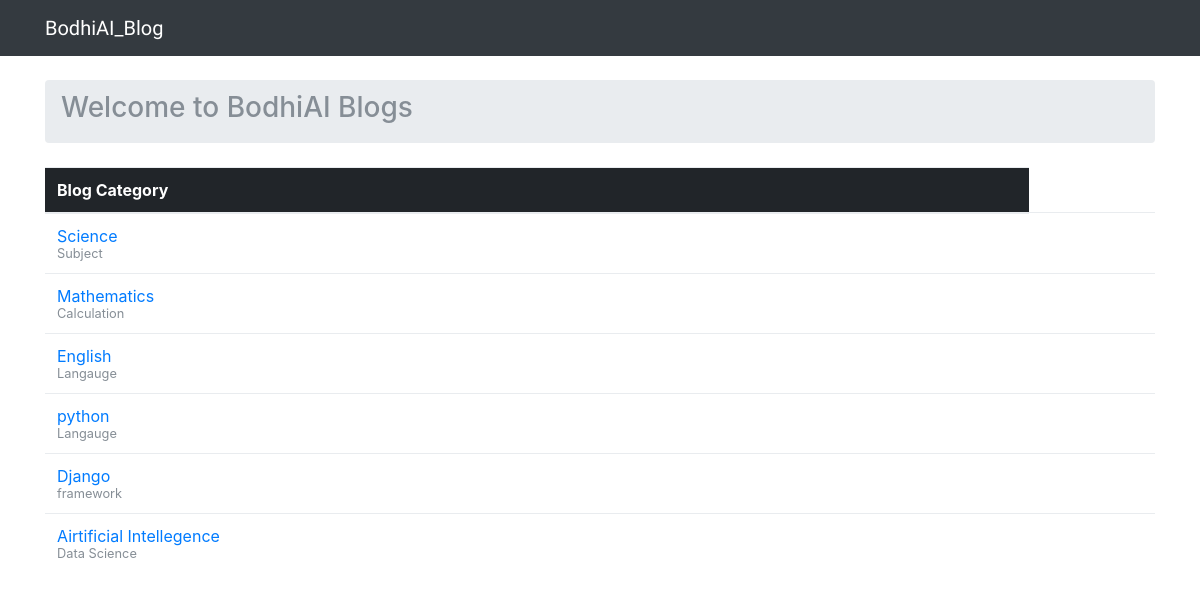
The page / on the database its author committed.
### BodhiAI_Blog_App/models.py (models this page shows, shortened)
class Category(models.Model):
    name = models.CharField(max_length=30, unique=True)
    description = models.CharField(max_length=100)

### BodhiAI_Blog_App/views.py (the view)
# urls.py: 2. Add a URL to urlpatterns:  path('', views.home, name='home')
def home(request):
    categories =  Category.objects.all()
    return render(request, 'home.html', {'categories': categories})

### templates/home.html (shortened to what this page needs)
{% extends 'base.html' %}
{% block breadcrumb %}
    <li class="breadcrumb-item active"> <h3>Welcome to BodhiAI Blogs</h3></li>
{% endblock %}
{% block content %}
  <table class="table">
    <thead class="thead-inverse">
      <tr>
        <th>Blog Category</th>
      </tr>
    </thead>
    <tbody>
      {% for category in categories %}
        <tr>
          <td>
            <a href="{% url 'category_topics' category.pk %}">{{ category.name }}</a>
            <small class="text-muted d-block">{{category.description }}</small>
          </td>
          <td class="align-middle">
          </td>
        </tr>
      {% endfor %}
    </tbody>
  </table>
{% endblock %}

### templates/base.html (shortened to what this page needs)
{% load static %}
<html>
  <head>
    <link rel="stylesheet" href="{% static 'img/css/bootstrap.min.css' %}">
    <link rel="stylesheet" href="{% static 'img/css/app.css' %}">
  </head>
  <body>
    {% block body %}
      <nav class="navbar navbar-expand-sm navbar-dark bg-dark">
        <div class="container">
          <a class="navbar-brand" href="{% url 'home' %}">BodhiAI_Blog</a>
        </div>
      </nav>
      <div class="container">
        <ol class="breadcrumb my-4">
          {% block breadcrumb %}
          {% endblock %}
        </ol>
        {% block content %}
        {% endblock %}
      </div>
    {% endblock body %}
  </body>
</html>

### static/img/css/app.css (style rules this page uses)
.navbar-brand { font-family: 'Peralta', cursive; }

### rows shown on the page
Category: name "Science", description "Subject"
Category: name "Mathematics", description "Calculation"
Category: name "English", description "Langauge"
Category: name "python", description "Langauge"
Category: name "Django", description "framework"
Category: name "Airtificial Intellegence", description "Data Science"
